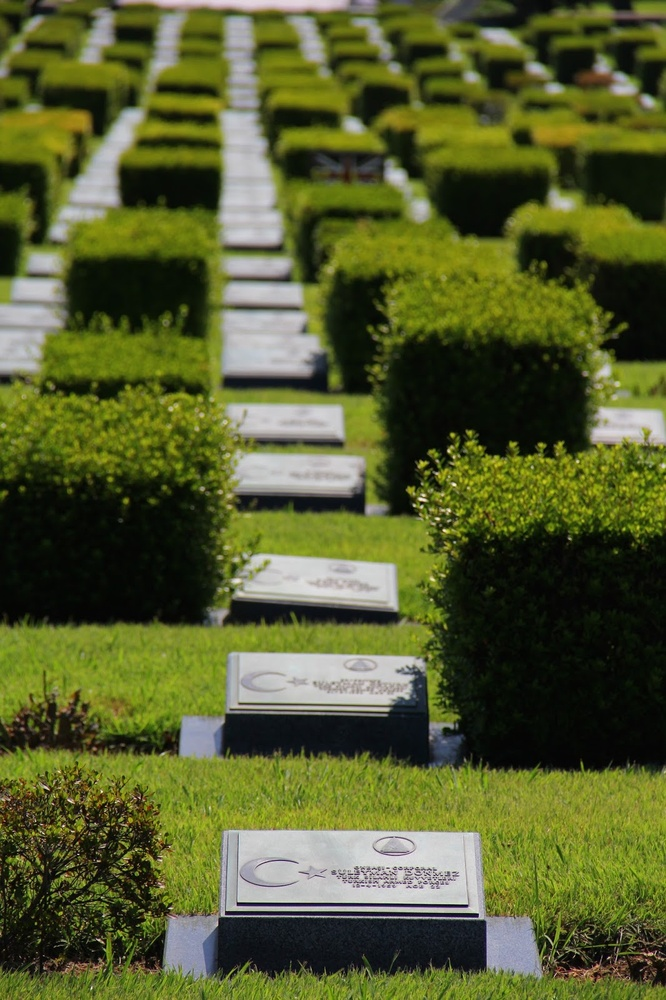
#> input picture OpenCV/foto.jpg, 666 x 1000 px, shrunk from 1066 x 1600 before the run
$ python hist-equal.py
#> lines starting #> are read from the running program, lines starting #| are printed output that depends on the picture


import cv2
import numpy as np
from matplotlib import pyplot as plt

img = cv2.imread('foto.jpg',0) # chargement de l'image en niveau de gris
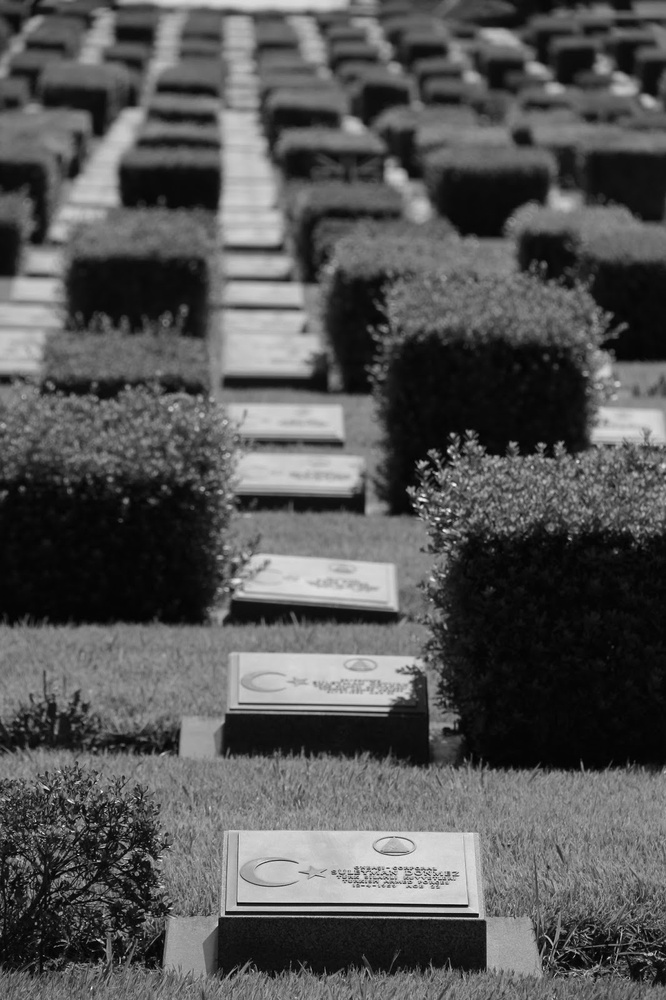
#> img: shape (1000, 666); min 0, max 249, mean 85.1
cv2.imwrite('gray.jpg',img)

hist,bins = np.histogram(img.flatten(),256,[0,256]) # flatten--> transformation d'un tableau a 2 dimensions en un tableau 1 dimesions
#> hist = 256 values, max 12329 at index 10, min 0 at index 231, mean 2601.6; bins = 257 values from 0 to 256
plt.figure(200)
#plt.plot(hist, color = 'b') # line curve only
plt.hist(img.flatten(),256,[0,256], color = 'r') #

equ = cv2.equalizeHist(img)
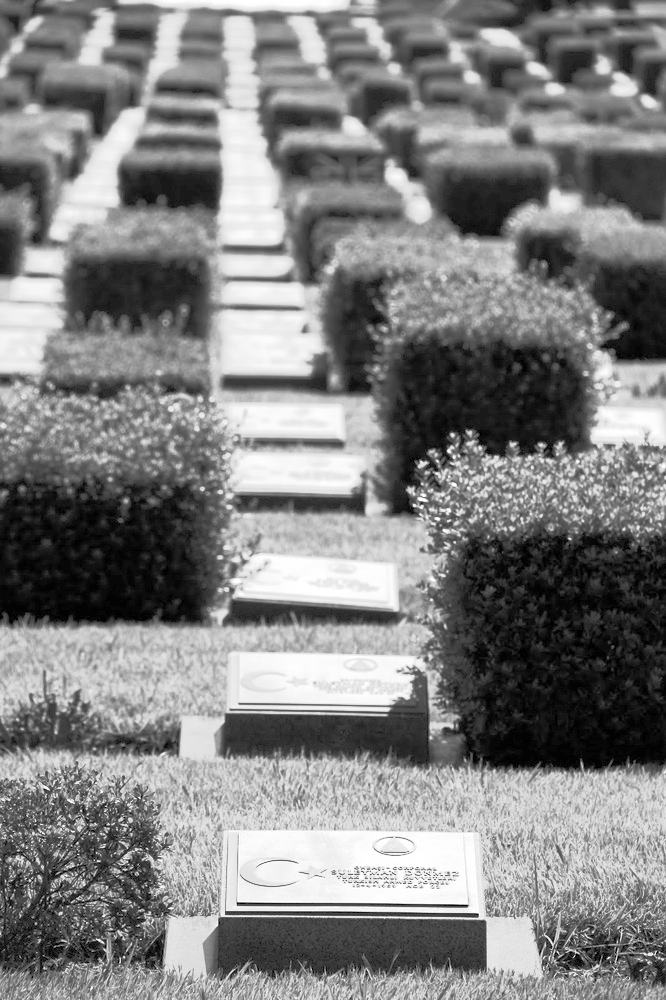
#> equ: shape (1000, 666); min 0, max 255, mean 128.4

plt.figure(300)
#plt.plot(hist, color = 'g') # line curve only
plt.hist(equ.flatten(),256,[0,256], color = 'g') #

"""cdf = hist.cumsum()
cdf_normalized = cdf * hist.max()/ cdf.max()

plt.plot(cdf_normalized, color = 'b')
plt.hist(img.flatten(),256,[0,256], color = 'r')
plt.xlim([0,256])
plt.legend(('cdf','histogram'), loc = 'upper left')"""
#plt.show()

##

cv2.imwrite('equ.jpg',equ)
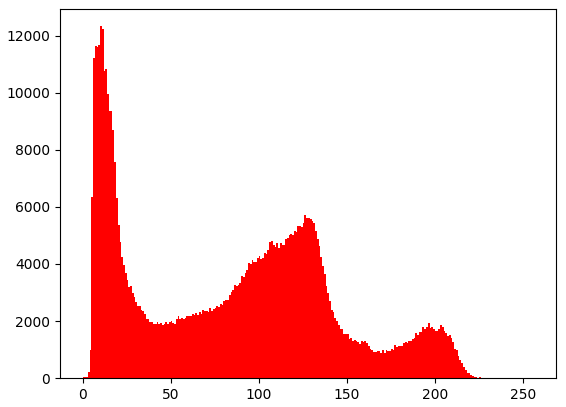
#> figure drawn by matplotlib, 1 panel; tallest bar 12329 high, from x = 10 to 11
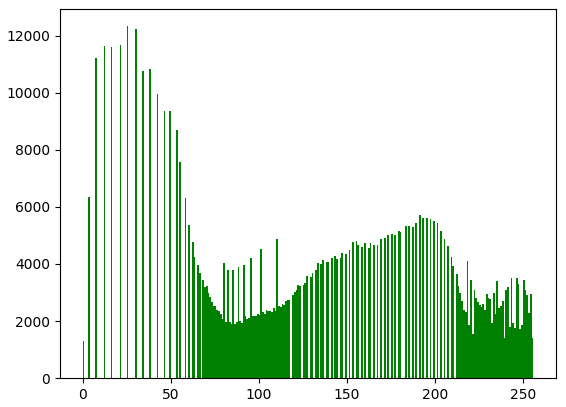
#> figure drawn by matplotlib, 1 panel; tallest bar 12329 high, from x = 25 to 26
